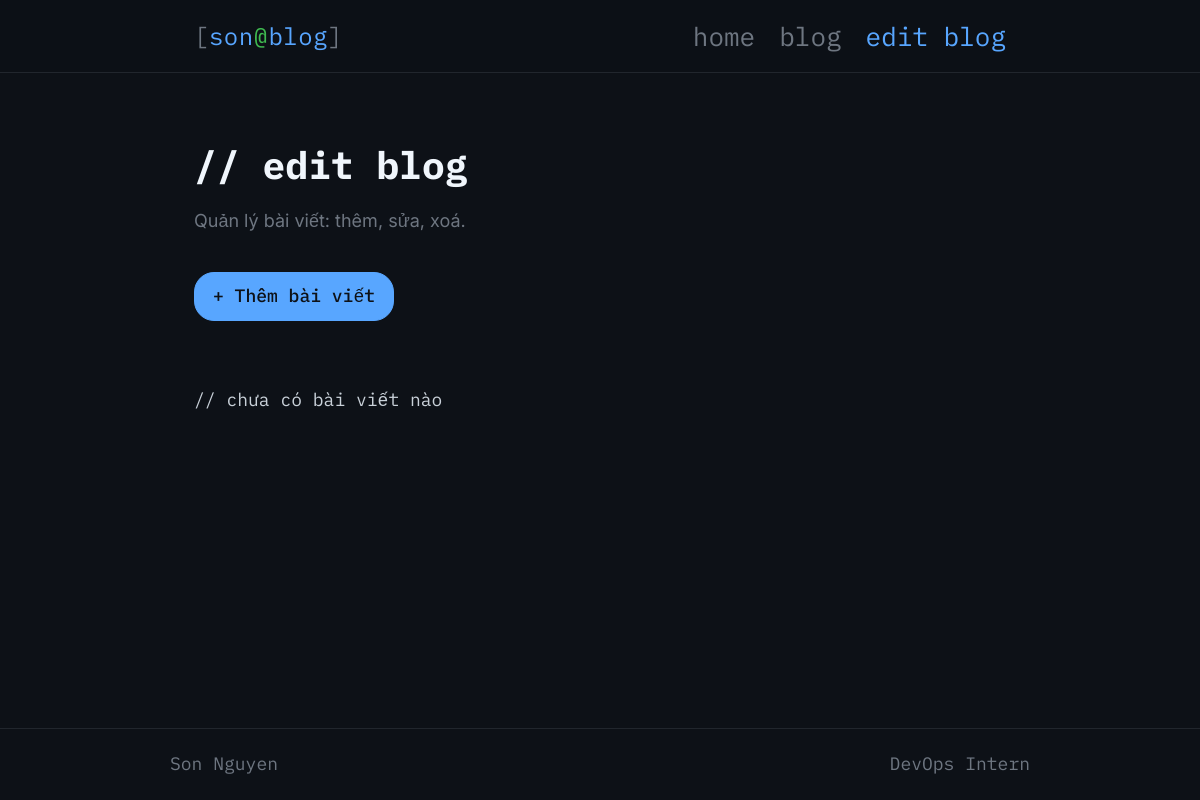
Page /blog/manage on the earlier database version.
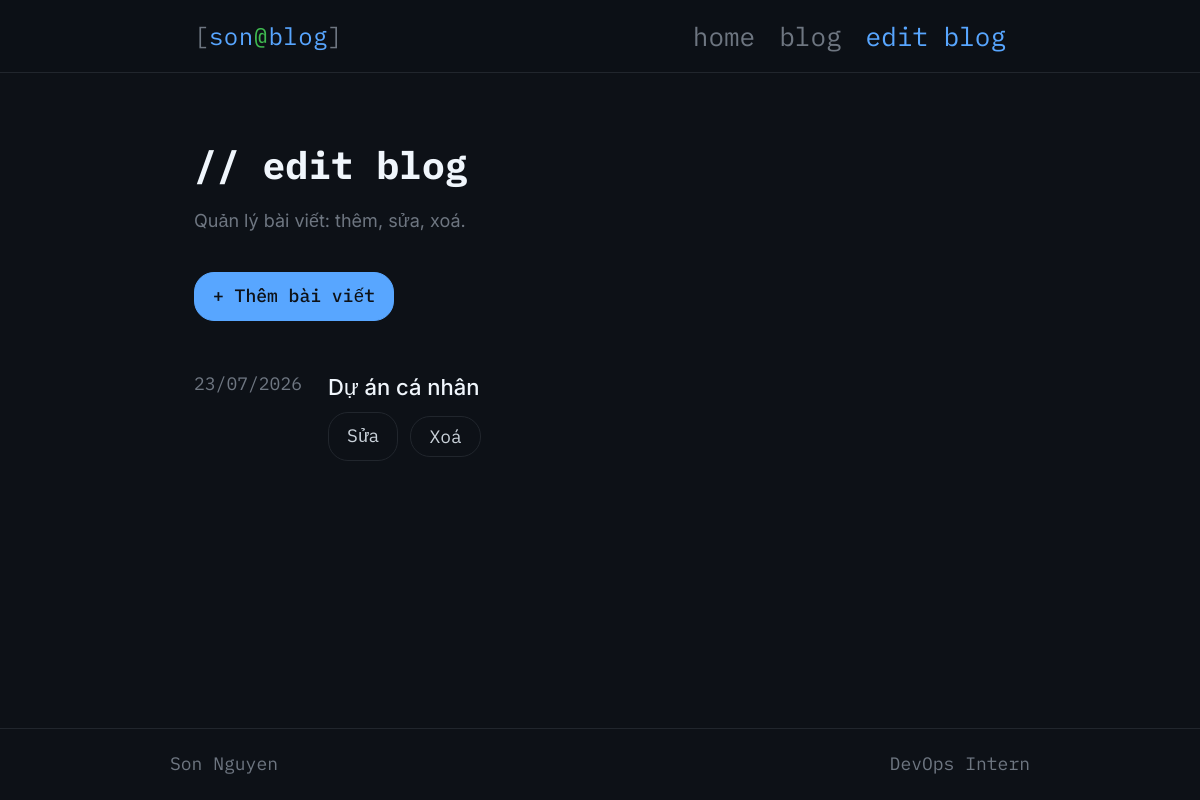
Same page on the later database version.
### app/models.py (models this page shows, shortened)
class Post(db.Model):
    __tablename__ = "posts"
    id        = db.Column(db.Integer, primary_key=True) # Tạo cột id kiểu Integer, là primary key (không trùng lặp, tự tăng)
    tags      = db.Column(db.String(200)) # Danh sách tag, VD: "python, flask"
    slug      = db.Column(db.String(200), unique=True, nullable=False)  # URL-friendly string VD: "my-first-post"
    title     = db.Column(db.String(300), nullable=False) # Tiêu đề bài viết
    summary   = db.Column(db.String(500))
    content   = db.Column(db.Text, nullable=False) # Nội dung bài viết (Markdown)
    created   = db.Column(db.DateTime, default=datetime.utcnow) # Ngày tạo bài viết, mặc định là thời điểm hiện tại
    published = db.Column(db.Boolean, default=True) # Bài viết đã được publish chưa, mặc định là True

### app/route/blog.py (the view)
@blog_bp.route("/manage")
def manage():
    posts = Post.query.order_by(Post.created.desc()).all()
    return render_template("blog/manage.html", posts=posts)

### app/templates/blog/manage.html (shortened to what this page needs)
{% extends "base.html" %}
{% block content %}
<div class="page-inner">
  <div class="blog-header">
    <h1 class="page-title">// edit blog</h1>
    <p class="page-desc">Quản lý bài viết: thêm, sửa, xoá.</p>
  </div>
  <a href="{{ url_for('blog.new_post') }}" class="pill-link primary" style="display:inline-block;margin-bottom:24px;">+ Thêm bài viết</a>
  {% if posts %}
  <div class="posts-full">
    {% for post in posts %}
    <div class="post-row">
      <div class="post-row-left">
        <time class="post-date">{{ post.created.strftime('%d/%m/%Y') }}</time>
      </div>
      <div class="post-row-right">
        <h2 class="post-row-title">
          {{ post.title }}
        </h2>
        <div class="post-row-tags" style="gap:12px;align-items:center;">
          <a href="{{ url_for('blog.edit_post', slug=post.slug) }}" class="pill-link">Sửa</a>
          <form method="POST" action="{{ url_for('blog.delete_post', slug=post.slug) }}"
                style="display:inline;" onsubmit="return confirm('Xoá bài viết này?');">
            <button type="submit" class="pill-link" style="cursor:pointer;background:none;font-family:var(--mono);">Xoá</button>
          </form>
        </div>
      </div>
    </div>
    {% endfor %}
  </div>
  {% else %}
  <div class="empty-state">
    <p class="term-output">// chưa có bài viết nào</p>
  </div>
  {% endif %}
</div>
{% endblock %}

Differences in the rows shown:
added Post: created "23/07/2026", title "Dự án cá nhân"
Other differences:
text no longer shown: "// chưa có bài viết nào"
